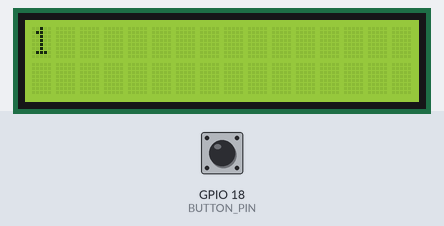
A sketch run on a simulated ESP32. Parts: 16×2 character LCD. The inputs (shaded band) are chosen by the test bench; at power-on: GPIO 18 (BUTTON_PIN) HIGH.

Above: at 1.6 s.
1.7 s: GPIO 18 (BUTTON_PIN) pulled LOW for 0.15 s
At 2.8 s:
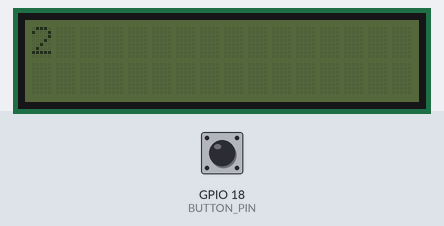
4.8 s: GPIO 18 (BUTTON_PIN) pulled LOW for 1 s
At 5.8 s:
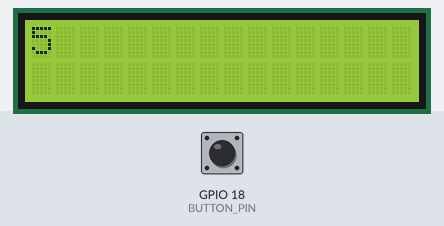
7.3 s: GPIO 18 (BUTTON_PIN) pulled LOW for 0.15 s
At 8.8 s:
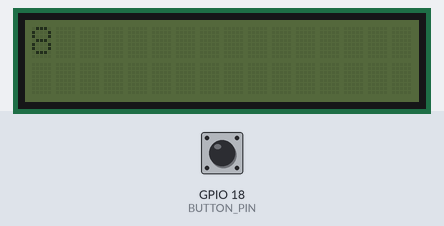
9.5 s: GPIO 18 (BUTTON_PIN) pulled LOW for 1 s
At 10.8 s:
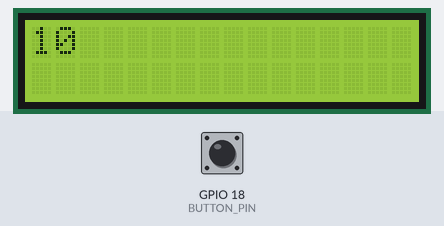
Timing chart, 0 to 12.5 s (numbered marks = the images above; inputs shaded):
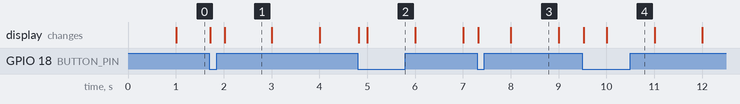

Measured:
- after the input at 1.7 s, the display: first changes at once (image 1 shows a later state)
- after the input at 4.8 s, the display: first changes at once (image 2 shows a later state)
- after the input at 7.3 s, the display: first changes at once (image 3 shows a later state)
- after the input at 9.5 s, the display: first changes at once (image 4 shows a later state)
- what the display in image 1 shows lasts 1.0 s, from 2.0 s to 3.0 s

The sketch:

main.ino
```cpp
#include <Wire.h>
#include <LiquidCrystal_I2C.h>

LiquidCrystal_I2C lcd(0x27, 16, 2);

const int BUTTON_PIN = 18;             // GPIO 18, active LOW (INPUT_PULLUP)
const unsigned long DEBOUNCE_MS = 20;  // ignore raw state change (contact bounces) until stable for at least 20ms

static unsigned long lastTick = 0;  // last counter tick
unsigned long debounceStart;        // last raw state change, initialize in setup()

unsigned long count = 0;

bool backlightOn = true;

int lastRawBtnState = HIGH;  // raw GPIO read (HIGH = unpressed)
int stableBtnState = HIGH;   // debounced state (HIGH = unpressed)

void setup() {
  pinMode(BUTTON_PIN, INPUT_PULLUP);

  Wire.begin(21, 22);

  lcd.init();
  lcd.backlight();
  lcd.setCursor(0, 0);
  lcd.print(count);

  debounceStart = millis();
}

void loop() {
  unsigned long now = millis();

  // button debounce
  int raw = digitalRead(BUTTON_PIN);
  if (raw != lastRawBtnState) {
    debounceStart = now;
    lastRawBtnState = raw;
  }

  if (now - debounceStart >= DEBOUNCE_MS && raw != stableBtnState) {
    stableBtnState = raw;

    // on button press
    if (stableBtnState == LOW) {
      backlightOn = !backlightOn;

      if (backlightOn) {
        lcd.backlight();
      } else {
        lcd.noBacklight();
      }
    }
  }

  if (now - lastTick >= 1000) {
    lastTick = now;

    lcd.clear();
    lcd.setCursor(0, 0);
    lcd.print(++count);
  }
}
```
